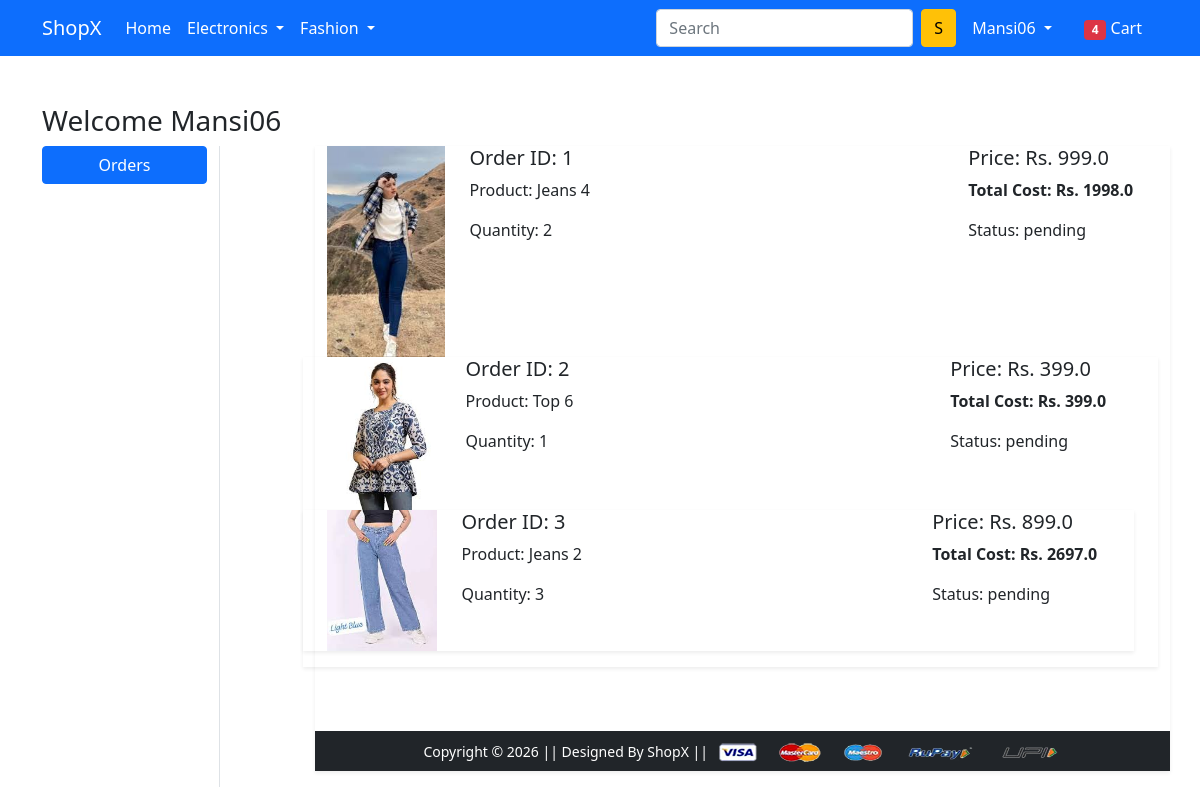
Screenshot of /orders/ (signed in) with the database file from the repository.
### app/models.py (models this page shows)
class OrderPlaced(models.Model):
    user = models.ForeignKey(User, on_delete=models.CASCADE)
    customer = models.ForeignKey(Customer,on_delete=models.CASCADE)
    product = models.ForeignKey(Product, on_delete=models.CASCADE)
    quantity = models.PositiveIntegerField(default=1)
    ordered_dae = models.DateTimeField(auto_now_add=True)
    status = models.CharField(max_length=50, choices=STATUS_CHOICES, default='pending')
    @property
    def total_cost(self):
        return self.quantity * self.product.discounted_price

class Product(models.Model):
    title = models.CharField(max_length=100)
    selling_price = models.FloatField()
    discounted_price = models.FloatField()
    description = models.TextField()
    brand = models.CharField(max_length=100)
    category = models.CharField(choices=CATEGORY_CHOICES, max_length=2)
    product_image = models.ImageField(upload_to='productimage')

### app/views.py (the view)
# urls.py: path('orders/', views.orders, name='orders'),
def orders(request):
    op = OrderPlaced.objects.filter(user=request.user)
    return render(request, 'app/orders.html', {'orders': op})

### app/templates/app/orders.html (shortened to what this page needs)
{% extends 'app/base.html' %}
{% load static %}
{% block main-content %}
<div class="container my-5">
 <div class="row">
 <h3>Welcome {{request.user.username|capfirst}}</h3>
  <div class="col-sm-2 border-end">
   <ul class="list-unstyled">
    <li class="d-grid"><a href="{% url 'orders' %}" class="btn btn-primary">Orders</a></li>
   </ul>
  </div>
  <div class="col-sm-9 offset-sm-1">
    {% for op in orders %}
   <div class="row shadow-sm mb-3">
    <div class="col-sm-2">
      <img src="{{op.product.product_image.url}}" alt="{{op.product.title}}" class="img-fluid" height="150px" width="150px">
    </div>
    <div class="col-sm-7">
      <h5>Order ID: {{op.id}}</h5>
      <p>Product: {{op.product.title}}</p>
      <p>Quantity: {{op.quantity}}</p>
    </div>
    <div class="col-sm-3">
      <h5>Price: Rs. {{op.product.discounted_price}}</h5>
      <p><strong>Total Cost: Rs. {{op.total_cost}}</strong></p>
      <p>Status: {{op.status}}</p>
   </div>
   {% endfor %}
  </div>
</div>
{% endblock main-content %}

### app/templates/app/base.html (shortened to what this page needs)
<!doctype html>
{% load static %}
<html lang="en">
  <head>
    <link href="https://cdn.jsdelivr.net/npm/bootstrap@5.0.0-beta1/dist/css/bootstrap.min.css" rel="stylesheet">
    <link rel="stylesheet" href="{% static 'app/css/owl.carousel.min.css' %}">
    <link rel="stylesheet" href="{% static 'app/css/all.min.css' %}">
    <link rel="stylesheet" href="{% static 'app/css/style.css' %}">
  </head>
  <body>
    <nav class="navbar navbar-expand-lg navbar-dark bg-primary">
     <div class="container">
       <a class="navbar-brand" href="/">ShopX</a>
       <div class="collapse navbar-collapse" id="navbarSupportedContent">
         <ul class="navbar-nav me-auto mb-2 mb-lg-0">
           <li class="nav-item">
             <a class="nav-link active" aria-current="page" href="/">Home</a>
           </li>
           <li class="nav-item dropdown">
             <a class="nav-link dropdown-toggle text-white" href="#" id="electronicsDropdown" role="button" data-bs-toggle="dropdown" aria-expanded="false">
               Electronics
             </a>
           </li>
           <li class="nav-item dropdown">
             <a class="nav-link dropdown-toggle text-white" href="#" id="fashionDropdown" role="button" data-bs-toggle="dropdown" aria-expanded="false">
               Fashion
             </a>
           </li>
         </ul>
         <form class="d-flex">
           <input class="form-control me-2" type="search" placeholder="Search" aria-label="Search">
           <button class="btn btn-warning" type="submit">S</button>
         </form>
         <div>
          <ul class="navbar-nav me-auto mb-2 mb-lg-0">
        {% if request.user.is_authenticated %}
           <li class="nav-item dropdown mx-2">
              <a class="nav-link dropdown-toggle text-white" href="#" id="profileDropdown" role="button" data-bs-toggle="dropdown" aria-expanded="false">
                {{request.user.username|capfirst}}
              </a>
            </li>
            <li class="nav-item mx-2">
             <a href="{% url 'showcart' %}" class="nav-link text-white"><span class="badge bg-danger">4</span> Cart </a>
            </li>
        {% endif %}
          </ul>
         </div>
       </div>
     </div>
    </nav>
    {% block main-content %} {% endblock main-content %}
    <footer class="container-fluid bg-dark text-center p-2 mt-5">
        <small class="text-white">Copyright &copy; 2026 || Designed By ShopX || </small>
        <img src="{% static 'app/images/payment.png' %}" alt="" srcset="" class="img-fluid" height="2px">
    </footer>
  </body>
</html>

### rows the page displays
OrderPlaced: product.product_image (picture), id "1", product "Jeans 4", quantity "2", product.discounted_price "999.0", total_cost "1998.0", status "pending"
OrderPlaced: product.product_image (picture), id "2", product "Top 6", quantity "1", product.discounted_price "399.0", total_cost "399.0", status "pending"
OrderPlaced: product.product_image (picture), id "3", product "Jeans 2", quantity "3", product.discounted_price "899.0", total_cost "2697.0", status "pending"

### other values shown
{{ request.user.username|capfirst }} "Mansi06"
